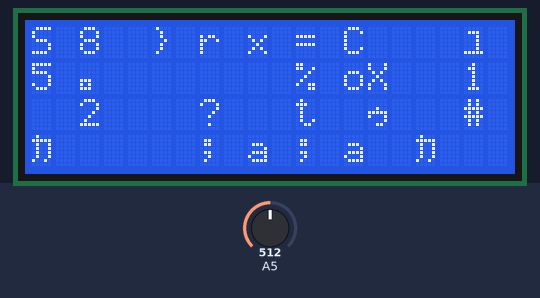
The sketch below on a simulated Arduino Uno, built with avr-gcc and run on an emulated ATmega328P. Shown: 20×4 character LCD. The inputs (shaded band) are chosen by the test bench; at power-on: A5 = 512. Random numbers use the default seed unless the sketch sets one.

Above: at 1.35 s.
1.4 s: A5 set to 716
At 1.46 s:
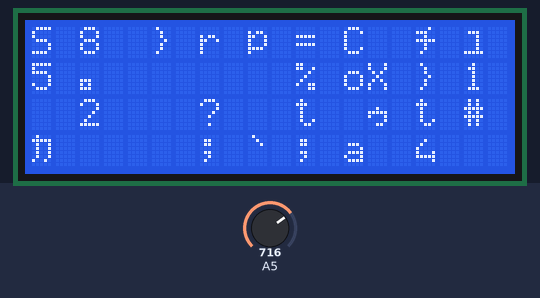
3.0 s: A5 set to 900
At 3.05 s:
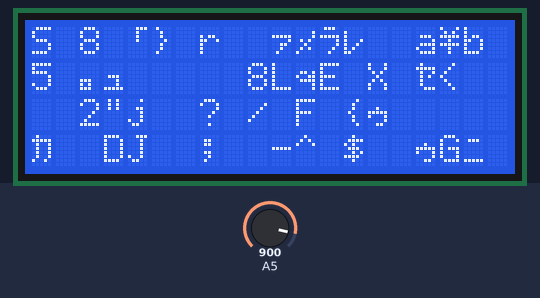
4.7 s: A5 set to 1023
At 4.75 s:
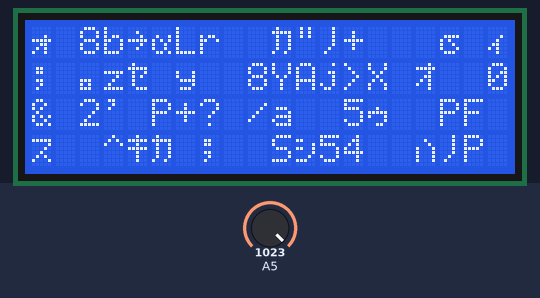
6.4 s: A5 set to 511
At 6.45 s:
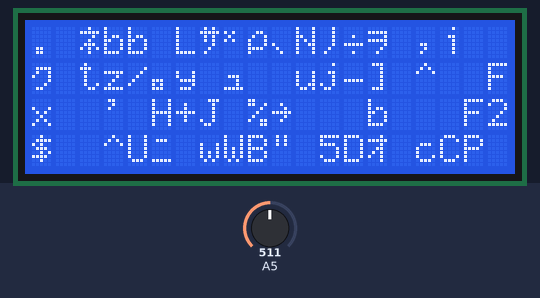
8.1 s: A5 set to 306
At 8.15 s:
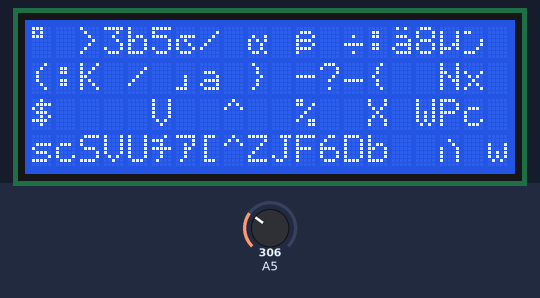
9.8 s: A5 set to 122
At 9.85 s:
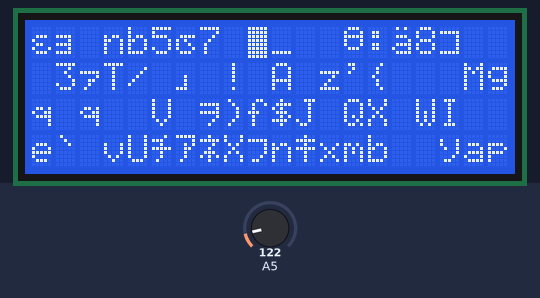

The sketch:

Efecto_Matrix_I2C_20x4.ino
```cpp
/*
Uno       =   A4 (SDA), A5 (SCL)
Mega2560  =   20 (SDA), 21 (SCL)
Leonardo  =   2 (SDA), 3 (SCL)
esp32     =   D21(SDA), D22(SCL)
*/
#include <LiquidCrystal_I2C.h>
//--------------------------------------------------------------------------------------------------------------------
void matrix();
int cursor_p,                                            //Variables globales
    caract_1,
    caract_2, //Si tienes mas lineas en tu pantalla lcd agregalas, yo tengo 4 entonces agregue hasta el 4
    caract_3,
    caract_4;
//--------------------------------------------------------------------------------------------------------------------

LiquidCrystal_I2C disp(0x27,20,4);                       //Modulo I2C  Si no te funciona intenta cambiar a 0x3f  0x20  0x27

//--------------------------------------------------------------------------------------------------------------------
void setup(){
  disp.begin(20,4);                                      //pantalla LCD 16 x 2 o 20 x 4...
  disp.init();
  disp.backlight();
  disp.clear();
} //end setup

void loop()
{
     matrix();

} //end loop

void matrix()         //Parte del efecto
{

   randomSeed(millis() * analogRead(5));
 //--------------------------------------------------------------------------------------------------------------------
   cursor_p = random(20);                            //agrega numero random a la columna
   caract_1 = random(256);
   caract_2 = random(198);
   caract_3 = random(170);
   caract_4 = random(210);
//--------------------------------------------------------------------------------------------------------------------
   disp.setCursor(cursor_p,0);                       //Posicionar en linea 1, en coluna aleatória
   disp.write(caract_1);                             //Imprime caracteres aleatórios

   disp.setCursor(cursor_p,1);
   disp.write(caract_2);

   disp.setCursor(cursor_p,2);
   disp.write(caract_3);

   disp.setCursor(cursor_p,3);
   disp.write(caract_4);
//--------------------------------------------------------------------------------------------------------------------
   delay(47);                                     //Tiempo con el que se tarda en imprimir el siguiente numero
} //end matrix
```
